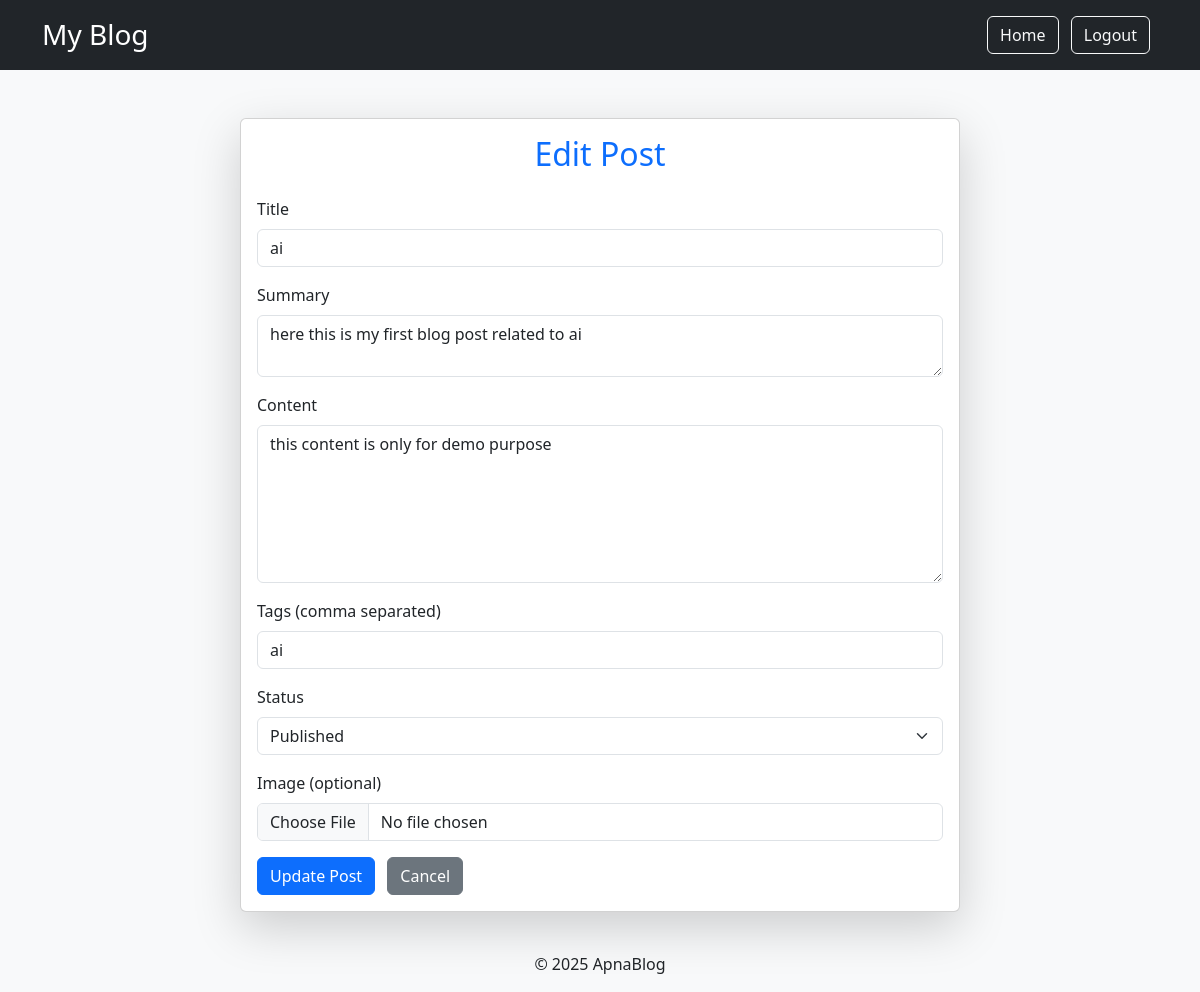
Page /edit_post/1/ (signed in) on the committed database.
### post/models.py (models this page shows, shortened)
class Post(models.Model):
    STATUS_CHOICES = (
        ("draft", "Draft"),
        ("published", "Published"),
    )
    title = models.CharField(max_length=200)
    slug = models.SlugField(max_length=220, unique=True, blank=True)
    summary = models.TextField(max_length=300, help_text="Short summary for preview.")
    content = models.TextField()
    author = models.ForeignKey(User, on_delete=models.CASCADE, related_name="posts")
    category = models.ForeignKey(Category, on_delete=models.SET_NULL, null=True, blank=True)
    tags = models.ManyToManyField(Tag, blank=True)
    image = models.ImageField(upload_to="posts/", blank=True, null=True)
    created_at = models.DateTimeField(auto_now_add=True)
    updated_at = models.DateTimeField(auto_now=True)
    status = models.CharField(max_length=10, choices=STATUS_CHOICES, default="draft")
    views = models.PositiveIntegerField(default=0)

class Tag(models.Model):
    name = models.CharField(max_length=50, unique=True)
    slug = models.SlugField(max_length=60, unique=True, blank=True)
    def __str__(self):
        return self.name

### post/views.py (the view, shortened to what this page needs)
# urls.py: path('edit_post/<int:post_id>/', edit_post, name='edit_post'),
@login_required
def edit_post(request, post_id):
    post = get_object_or_404(Post, id=post_id, author=request.user)
    return render(request, 'edit_post.html', {'post': post})
    return redirect('post_detail', slug=post.slug)

### templates/edit_post.html (shortened to what this page needs)
<!DOCTYPE html>
<html>
<head>
    <link rel="stylesheet" href="https://cdn.jsdelivr.net/npm/bootstrap@5.3.0/dist/css/bootstrap.min.css">
</head>
<body>
{% extends 'base.html' %}
{% block content %}
<div class="container mt-5">
    <div class="row justify-content-center">
        <div class="col-md-8">
            <div class="card shadow-lg">
                <div class="card-body">
                    <h2 class="card-title text-center mb-4 text-primary">Edit Post</h2>
                    <form method="POST" enctype="multipart/form-data">
                        <div class="mb-3">
                            <label for="title" class="form-label">Title</label>
                            <input type="text" class="form-control" id="title" name="title" value="{{ post.title }}" required>
                        </div>
                        <div class="mb-3">
                            <label for="summary" class="form-label">Summary</label>
                            <textarea class="form-control" id="summary" name="summary" rows="2" required>{{ post.summary }}</textarea>
                        </div>
                        <div class="mb-3">
                            <label for="content" class="form-label">Content</label>
                            <textarea class="form-control" id="content" name="content" rows="6" required>{{ post.content }}</textarea>
                        </div>
                        <div class="mb-3">
                            <label for="tags" class="form-label">Tags (comma separated)</label>
                            <input type="text" name="tags" id="tags" class="form-control" value="{{ post.tags.all|join:", " }}">
                        </div>
                        <div class="mb-3">
                            <label for="status" class="form-label">Status</label>
                            <select name="status" id="status" class="form-select">
                                <option value="published" {% if post.status == 'published' %}selected{% endif %}>Published</option>
                            </select>
                        </div>
                        <div class="mb-3">
                            <label for="image" class="form-label">Image (optional)</label>
                            <input type="file" name="image" id="image" class="form-control">
                        </div>
                        <button type="submit" class="btn btn-primary">Update Post</button>
                        <a href="{% url 'post_detail' post.id %}" class="btn btn-secondary ms-2">Cancel</a>
                    </form>
                </div>
            </div>
        </div>
    </div>
</div>
{% endblock %}

### static/css/style.css (style rules this page uses)
body { background-color: #f8f9fa; color: #212529; }
body, .card { transition: background-color 0.3s, color 0.3s; }

### rows in the picture
Post: title "ai", summary "here this is my first blog post related to ai", content "this content is only for demo purpose", tags "ai", status "Published"
